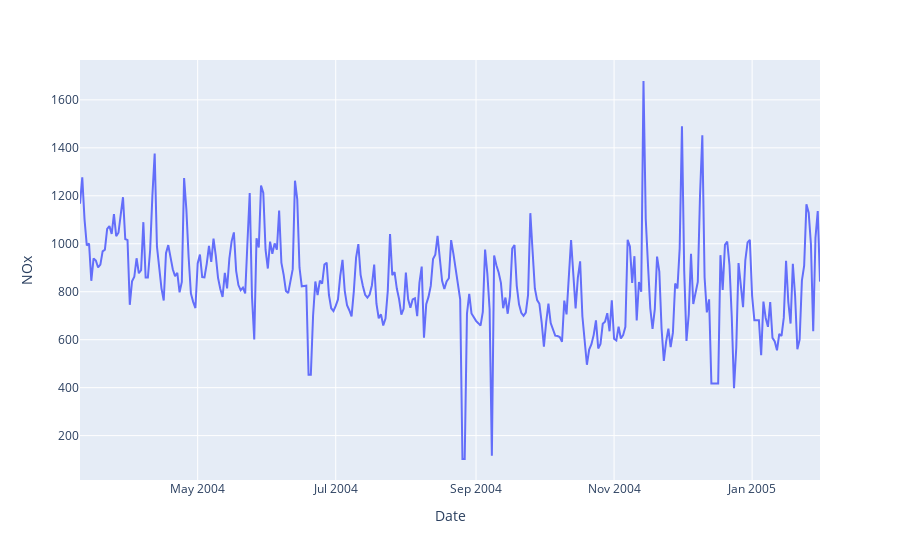

Notebook cell for this chart:
### Markdown cell above
##### Nitrogen Oxides

### Code cell
px.line(data_frame=df_stat_daily, y='NOx')

### Figure 1 — Plotly figure (JSON) as saved in the notebook; plotly's stock layout.template omitted (floating-point values rounded to 4 significant figures; data arrays with more than 128 entries replaced by an {"elided": "..."} marker saying what was removed)
{"data": [{"hovertemplate": "Date=%{x}<br>NOx=%{y}<extra></extra>", "legendgroup": "", "line": {"color": "#636efa", "dash": "solid"}, "mode": "lines", "name": "", "orientation": "v", "showlegend": false, "type": "scatter", "x": {"elided": "328 str values"}, "xaxis": "x", "y": {"elided": "328 float values"}, "yaxis": "y"}], "layout": {"legend": {"tracegroupgap": 0}, "margin": {"t": 60}, "xaxis": {"anchor": "y", "domain": [0, 1], "title": {"text": "Date"}}, "yaxis": {"anchor": "x", "domain": [0, 1], "title": {"text": "NOx"}}}}
